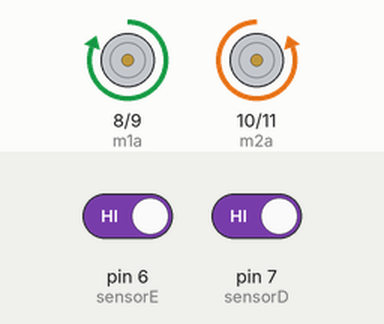
The sketch below on a simulated Arduino Uno, built with avr-gcc and run on an emulated ATmega328P. On the bench: motor-driver pin pairs drawn as motors (green arrow = first pin HIGH = forward, orange = second pin HIGH = backward, longer = more drive). The inputs (shaded band) are chosen by the test bench; at power-on: pin 6 (sensorE) HIGH, pin 7 (sensorD) HIGH.

Above: at 1.2 s.
1.3 s: pin 6 (sensorE) driven LOW
At 2.1 s:
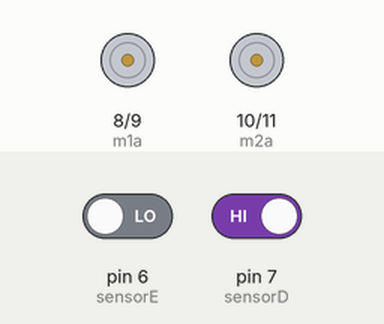
4.3 s: pin 6 (sensorE) driven HIGH
At 5.5 s:
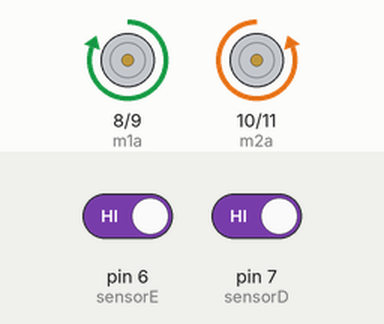
5.8 s: pin 7 (sensorD) driven LOW
At 7.6 s:
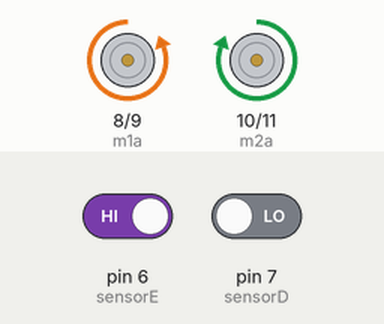
8.8 s: pin 7 (sensorD) driven HIGH
At 9.2 s:
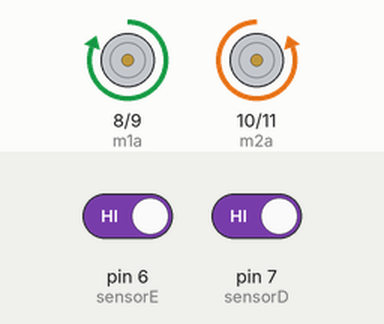
Timing chart, 0 to 11.3 s (numbered marks = the images above; inputs shaded):
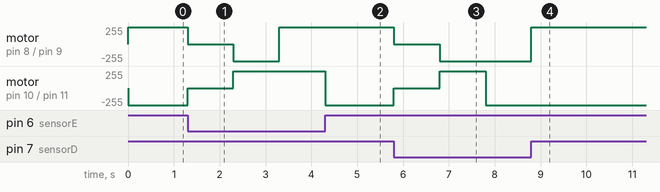

The sketch:

RoboAutonomoSimples.ino
```cpp
/*

        O objetivo deste programa é criar um código simples para um robo autonômo simples, que controla dois motores e lê dois sensores. O objetivo do rôbo é andar pra frente e
    quando o sensor da esquerda for setado, ele para, anda para trás e faz um desvio à direita. Dai volta a andar parar frente. Se o sensor da direita é setado, o processo é o
    mesmo.

        Na simulação o circuito e o programa funcionaram perfeitamente.

*/

// Mapeamento de hardware
#define sensorE 6
#define sensorD 7
#define m1a 8
#define m1b 9
#define m2a 10
#define m2b 11

// Protótipo de funções auxiliares
void frente();
void tras();
void direita();
void esquerda();
void para();
void desvia_direita();
void desvia_esquerda();

void setup() {

    pinMode(sensorE, INPUT_PULLUP);
    pinMode(sensorD, INPUT_PULLUP);
    pinMode(m1a, OUTPUT);
    pinMode(m1b, OUTPUT);
    pinMode(m2a, OUTPUT);
    pinMode(m2b, OUTPUT);

} // end void setup

void loop() {

   frente();

   if(!digitalRead(sensorE))
      desvia_direita();
   else if(!digitalRead(sensorD))
      desvia_esquerda();

   delay(100);

} // end void loop


void frente(){

    digitalWrite(m1a, HIGH);
    digitalWrite(m1b, LOW);
    digitalWrite(m2a, LOW);
    digitalWrite(m2b, HIGH);

} // end void frente


void tras(){

    digitalWrite(m1a, LOW);
    digitalWrite(m1b, HIGH);
    digitalWrite(m2a, HIGH);
    digitalWrite(m2b, LOW);

} // end void tras


void direita(){

    digitalWrite(m1a, HIGH);
    digitalWrite(m1b, LOW);
    digitalWrite(m2a, HIGH);
    digitalWrite(m2b, LOW);

} // end void direita


void esquerda(){

    digitalWrite(m1a, LOW);
    digitalWrite(m1b, HIGH);
    digitalWrite(m2a, LOW);
    digitalWrite(m2b, HIGH);

} // end void esquerda


void para(){

    digitalWrite(m1a, LOW);
    digitalWrite(m1b, LOW);
    digitalWrite(m2a, LOW);
    digitalWrite(m2b, LOW);

} // end void para

void desvia_direita(){

    para();
    delay(1000);
    tras();
    delay(1000);
    direita();
    delay(1000);
    frente();

} // end desvia direita


void desvia_esquerda(){

    para();
    delay(1000);
    tras();
    delay(1000);
    esquerda();
    delay(1000);
    frente();

} // end desvia esquerda
```

Measured:
- after the input at 1.3 s, motor on pin 8 (m1a) / pin 9 (m1b): forward 255/255 → stopped at once, → backward 255/255 1.0 s later, → forward 255/255 1.0 s later; motor on pin 10 (m2a) / pin 11 (m2b): backward 255/255 → stopped at once, → forward 255/255 1.0 s later
- after the input at 4.3 s, motor on pin 8 (m1a) / pin 9 (m1b): stays forward 255/255 (without the input it goes to stopped after 0.10 s); motor on pin 10 (m2a) / pin 11 (m2b): goes on until 4.3 s, then stays backward 255/255
- after the input at 5.8 s, motor on pin 8 (m1a) / pin 9 (m1b): forward 255/255 → stopped at once, → backward 255/255 1.0 s later; motor on pin 10 (m2a) / pin 11 (m2b): backward 255/255 → stopped at once, → forward 255/255 1.0 s later, → backward 255/255 1.0 s later
- after the input at 8.8 s, motor on pin 8 (m1a) / pin 9 (m1b): goes on until 8.8 s, then stays forward 255/255; motor on pin 10 (m2a) / pin 11 (m2b): stays backward 255/255 (without the input it goes to stopped after 0.10 s)
